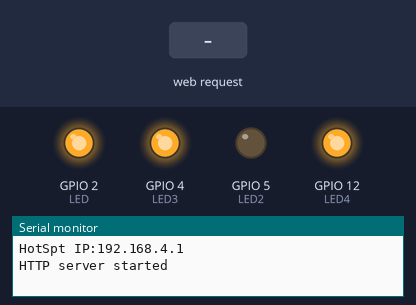
Recording of a sketch running on a simulated ESP8266 (NodeMCU). Parts: output pins drawn as LEDs (lit = HIGH), the last lines printed to the serial monitor. Inputs (shaded band) come from the test bench.

Above: at 8.2 s.
8.3 s: HTTP request GET /AllSwitchOff received
At 9.1 s:
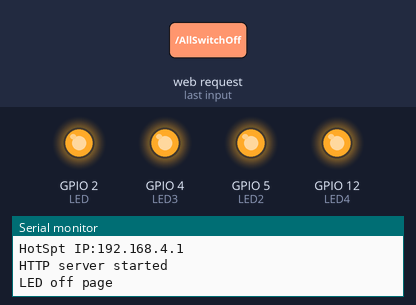
9.8 s: HTTP request GET /Switch1On received
At 10.2 s:
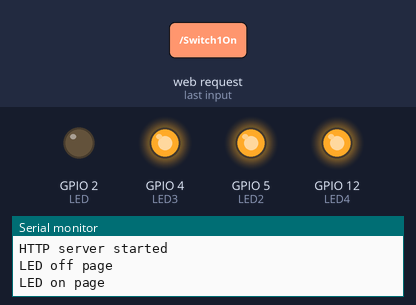
11.3 s: HTTP request GET /Switch2On received
At 12.5 s:
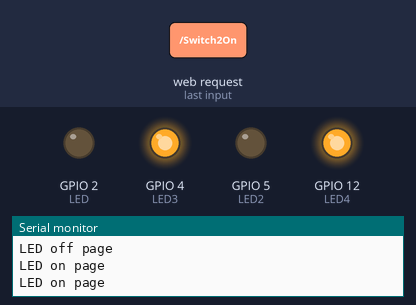
12.8 s: HTTP request GET /Switch3On received
At 13.7 s:
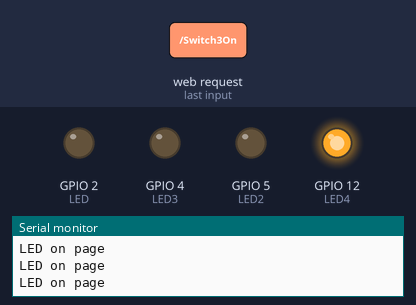
14.3 s: HTTP request GET /Switch1Off received
At 14.9 s:
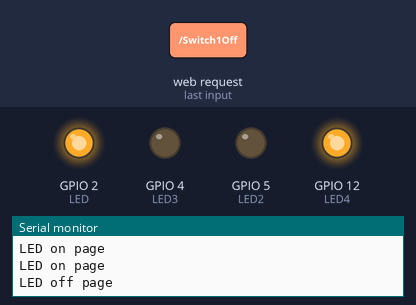
15.8 s: HTTP request GET /Switch2Off received
At 16.1 s:
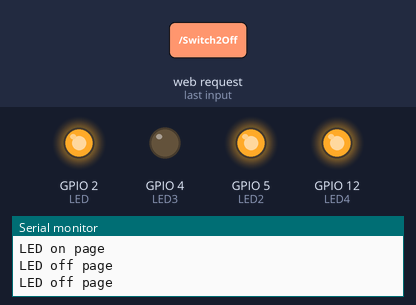
Timing chart, 0 to 18.3 s (numbered marks = the images above; inputs shaded):
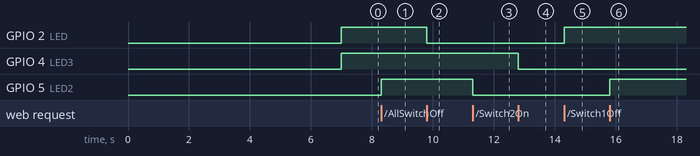

The sketch:

WIFI_MULTIPLE_SWITCH.ino
```cpp
#include <ESP8266WiFi.h>
#include <WiFiClient.h>
#include <ESP8266WebServer.h>

//SSID and Password to your ESP Access Point
const char* ssid = "SWITCH01";
const char* password = "password1";

ESP8266WebServer server(80); //Server on port 80
const char MAIN_page[] PROGMEM = R"=====(
<!DOCTYPE html>
<html>
<body>
<center>
<h1>WiFi SWITCH ON - OFF : </h1><br>
</a><br>
Click to turn <a href="AllSwitchOn" target="myIframe">ALL SWITCH ON</a><br>
</a><br>
Click to turn <a href="AllSwitchOff" target="myIframe">ALL SWITCH OFF</a><br>
</a><br>
Click to turn <a href="Switch1On" target="myIframe">SWITCH 1 ON</a><br>
</a><br>
Click to turn <a href="Switch1Off" target="myIframe">SWITCH 1 OFF</a><br>
</a><br>
Click to turn <a href="Switch2On" target="myIframe">SWITCH 2 ON</a><br>
</a><br>
Click to turn <a href="Switch2Off" target="myIframe">SWITCH 2 OFF</a><br>
</a><br>
Click to turn <a href="Switch3On" target="myIframe">SWITCH 3 ON</a><br>
</a><br>
Click to turn <a href="Switch3Off" target="myIframe">SWITCH 3 OFF</a><br>
</a><br>
Click to turn <a href="Switch4On" target="myIframe">SWITCH 4 ON</a><br>
</a><br>
Click to turn <a href="Switch4Off" target="myIframe">SWITCH 4 OFF</a><br>
</a><br>
ALL SWITCH STATE:<iframe name="myIframe" width="100" height="50" frameBorder="5"><br>
<hr>
<a href="https://">david.com</a>
</center>

</body>
</html>
)=====";

#define LED 2
#define LED2 5
#define LED3 4
#define LED4 12


//==============================================================
//     This rutine is exicuted when you open its IP in browser
//==============================================================
void handleRoot() {
 Serial.println("You called root page");
 String s = MAIN_page; //Read HTML contents
 server.send(200, "text/html", s); //Send web page
}

void handleLEDonAll() {
 Serial.println("LED on page");
 digitalWrite(LED,LOW); //LED is connected in reverse
 digitalWrite(LED2,LOW);
 digitalWrite(LED3,LOW);
 digitalWrite(LED4,LOW);
 server.send(200, "text/html", "ALL ON"); //Send ADC value only to client ajax request
}

void handleLEDoffAll() {
 Serial.println("LED off page");
 digitalWrite(LED,HIGH); //LED off
 digitalWrite(LED2,HIGH);
 digitalWrite(LED3,HIGH);
 digitalWrite(LED4,HIGH);
 server.send(200, "text/html", "ALL OFF"); //Send ADC value only to client ajax request
}

void handleLEDon1() {
 Serial.println("LED on page");
 digitalWrite(LED,LOW); //LED is connected in reverse
 server.send(200, "text/html", "1 ON"); //Send ADC value only to client ajax request
}

void handleLEDoff1() {
 Serial.println("LED off page");
 digitalWrite(LED,HIGH); //LED off
 server.send(200, "text/html", "1 OFF"); //Send ADC value only to client ajax request
}

void handleLEDon2() {
 Serial.println("LED on page");
 digitalWrite(LED2,LOW); //LED is connected in reverse
 server.send(200, "text/html", "2 ON"); //Send ADC value only to client ajax request
}

void handleLEDoff2() {
 Serial.println("LED off page");
 digitalWrite(LED2,HIGH); //LED off
 server.send(200, "text/html", "2 OFF"); //Send ADC value only to client ajax request
}
void handleLEDon3() {
 Serial.println("LED on page");
 digitalWrite(LED3,LOW); //LED is connected in reverse
 server.send(200, "text/html", "3 ON"); //Send ADC value only to client ajax request
}

void handleLEDoff3() {
 Serial.println("LED off page");
 digitalWrite(LED3,HIGH); //LED off
 server.send(200, "text/html", "3 OFF"); //Send ADC value only to client ajax request
}
void handleLEDon4() {
 Serial.println("LED on page");
 digitalWrite(LED4,LOW); //LED is connected in reverse
 server.send(200, "text/html", "4 ON"); //Send ADC value only to client ajax request
}

void handleLEDoff4() {
 Serial.println("LED off page");
 digitalWrite(LED4,HIGH); //LED off
 delay(4000);
 digitalWrite(LED4,LOW);
 delay(7000);
 digitalWrite(LED4,HIGH);
 server.send(200, "text/html", "4 OFF"); //Send ADC value only to client ajax request
}

//===============================================================
//                  SETUP
//===============================================================
void setup(void){
  Serial.begin(9600);
  Serial.println("");
  WiFi.mode(WIFI_AP);           //Only Access point
  WiFi.softAP(ssid, password);  //Start HOTspot removing password will disable security

  IPAddress myIP = WiFi.softAPIP(); //Get IP address
  Serial.print("HotSpt IP:");
  Serial.println(myIP);
  delay(7000);
  pinMode(LED,OUTPUT);
  //Power on LED state off
  digitalWrite(LED,HIGH);
  pinMode(LED2,OUTPUT);
  digitalWrite(LED2,LOW);
  pinMode(LED3,OUTPUT);
  digitalWrite(LED3,HIGH);
  pinMode(LED4,OUTPUT);
  digitalWrite(LED4,HIGH);

  server.on("/", handleRoot);      //Which routine to handle at root location
  server.on("/AllSwitchOn", handleLEDonAll); //as Per  <a href="ledOn">, Subroutine to be called
  server.on("/AllSwitchOff", handleLEDoffAll);
  server.on("/Switch1On", handleLEDon1); //as Per  <a href="ledOn">, Subroutine to be called
  server.on("/Switch1Off", handleLEDoff1);
  server.on("/Switch2On", handleLEDon2); //as Per  <a href="ledOn">, Subroutine to be called
  server.on("/Switch2Off", handleLEDoff2);
  server.on("/Switch3On", handleLEDon3); //as Per  <a href="ledOn">, Subroutine to be called
  server.on("/Switch3Off", handleLEDoff3);
  server.on("/Switch4On", handleLEDon4); //as Per  <a href="ledOn">, Subroutine to be called
  server.on("/Switch4Off", handleLEDoff4);

  server.begin();                  //Start server
  Serial.println("HTTP server started");
}
//===============================================================
//                     LOOP
//===============================================================
void loop(void){
  server.handleClient();          //Handle client requests
}
```

Measured:
- after the input at 8.3 s, GPIO 5 (LED2): LOW → HIGH at once
- after the input at 9.8 s, GPIO 2 (LED): HIGH → LOW at once
- after the input at 11.3 s, GPIO 5 (LED2): HIGH → LOW at once
- after the input at 12.8 s, GPIO 4 (LED3): HIGH → LOW at once
- after the input at 14.3 s, GPIO 2 (LED): LOW → HIGH at once
- after the input at 15.8 s, GPIO 5 (LED2): LOW → HIGH at once
